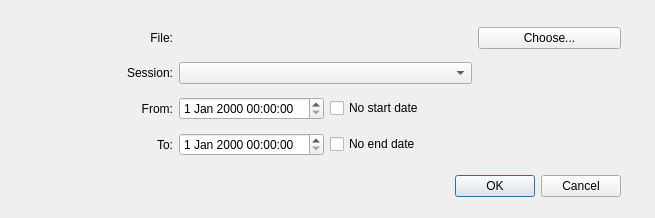
<?xml version="1.0" encoding="UTF-8"?>
<ui version="4.0">
 <class>FileHistoryExportDialog</class>
 <widget class="QDialog" name="FileHistoryExportDialog">
  <property name="geometry">
   <rect>
    <x>0</x>
    <y>0</y>
    <width>655</width>
    <height>218</height>
   </rect>
  </property>
  <property name="windowTitle">
   <string>Export Song Play History</string>
  </property>
  <widget class="QDialogButtonBox" name="buttonBox">
   <property name="geometry">
    <rect>
     <x>280</x>
     <y>170</y>
     <width>341</width>
     <height>32</height>
    </rect>
   </property>
   <property name="orientation">
    <enum>Qt::Horizontal</enum>
   </property>
   <property name="standardButtons">
    <set>QDialogButtonBox::Cancel|QDialogButtonBox::Ok</set>
   </property>
  </widget>
  <widget class="QWidget" name="layoutWidget">
   <property name="geometry">
    <rect>
     <x>30</x>
     <y>20</y>
     <width>591</width>
     <height>145</height>
    </rect>
   </property>
   <layout class="QGridLayout" name="gridLayout_2">
    <item row="0" column="0">
     <widget class="QLabel" name="label">
      <property name="text">
       <string>File:</string>
      </property>
      <property name="alignment">
       <set>Qt::AlignRight|Qt::AlignTrailing|Qt::AlignVCenter</set>
      </property>
     </widget>
    </item>
    <item row="0" column="2" colspan="2">
     <widget class="QLabel" name="labelFileName">
      <property name="text">
       <string/>
      </property>
     </widget>
    </item>
    <item row="0" column="4">
     <widget class="QPushButton" name="pushButtonChooseFile">
      <property name="text">
       <string>Choose...</string>
      </property>
     </widget>
    </item>
    <item row="2" column="0">
     <widget class="QLabel" name="label_2">
      <property name="text">
       <string>From:</string>
      </property>
      <property name="alignment">
       <set>Qt::AlignRight|Qt::AlignTrailing|Qt::AlignVCenter</set>
      </property>
     </widget>
    </item>
    <item row="3" column="0">
     <widget class="QLabel" name="label_3">
      <property name="text">
       <string>To:</string>
      </property>
      <property name="alignment">
       <set>Qt::AlignRight|Qt::AlignTrailing|Qt::AlignVCenter</set>
      </property>
     </widget>
    </item>
    <item row="3" column="3">
     <widget class="QCheckBox" name="checkBoxOmitEnd">
      <property name="text">
       <string>No end date</string>
      </property>
     </widget>
    </item>
    <item row="2" column="3">
     <widget class="QCheckBox" name="checkBoxOmitStart">
      <property name="text">
       <string>No start date</string>
      </property>
     </widget>
    </item>
    <item row="3" column="2">
     <widget class="QDateTimeEdit" name="dateTimeEditEnd"/>
    </item>
    <item row="2" column="2">
     <widget class="QDateTimeEdit" name="dateTimeEditStart"/>
    </item>
    <item row="1" column="0">
     <widget class="QLabel" name="label_4">
      <property name="text">
       <string>Session:</string>
      </property>
      <property name="alignment">
       <set>Qt::AlignRight|Qt::AlignTrailing|Qt::AlignVCenter</set>
      </property>
     </widget>
    </item>
    <item row="1" column="2" colspan="2">
     <widget class="QComboBox" name="comboBoxSession"/>
    </item>
   </layout>
  </widget>
 </widget>
 <resources/>
 <connections>
  <connection>
   <sender>buttonBox</sender>
   <signal>accepted()</signal>
   <receiver>FileHistoryExportDialog</receiver>
   <slot>accept()</slot>
   <hints>
    <hint type="sourcelabel">
     <x>248</x>
     <y>254</y>
    </hint>
    <hint type="destinationlabel">
     <x>157</x>
     <y>274</y>
    </hint>
   </hints>
  </connection>
  <connection>
   <sender>buttonBox</sender>
   <signal>rejected()</signal>
   <receiver>FileHistoryExportDialog</receiver>
   <slot>reject()</slot>
   <hints>
    <hint type="sourcelabel">
     <x>316</x>
     <y>260</y>
    </hint>
    <hint type="destinationlabel">
     <x>286</x>
     <y>274</y>
    </hint>
   </hints>
  </connection>
 </connections>
</ui>
